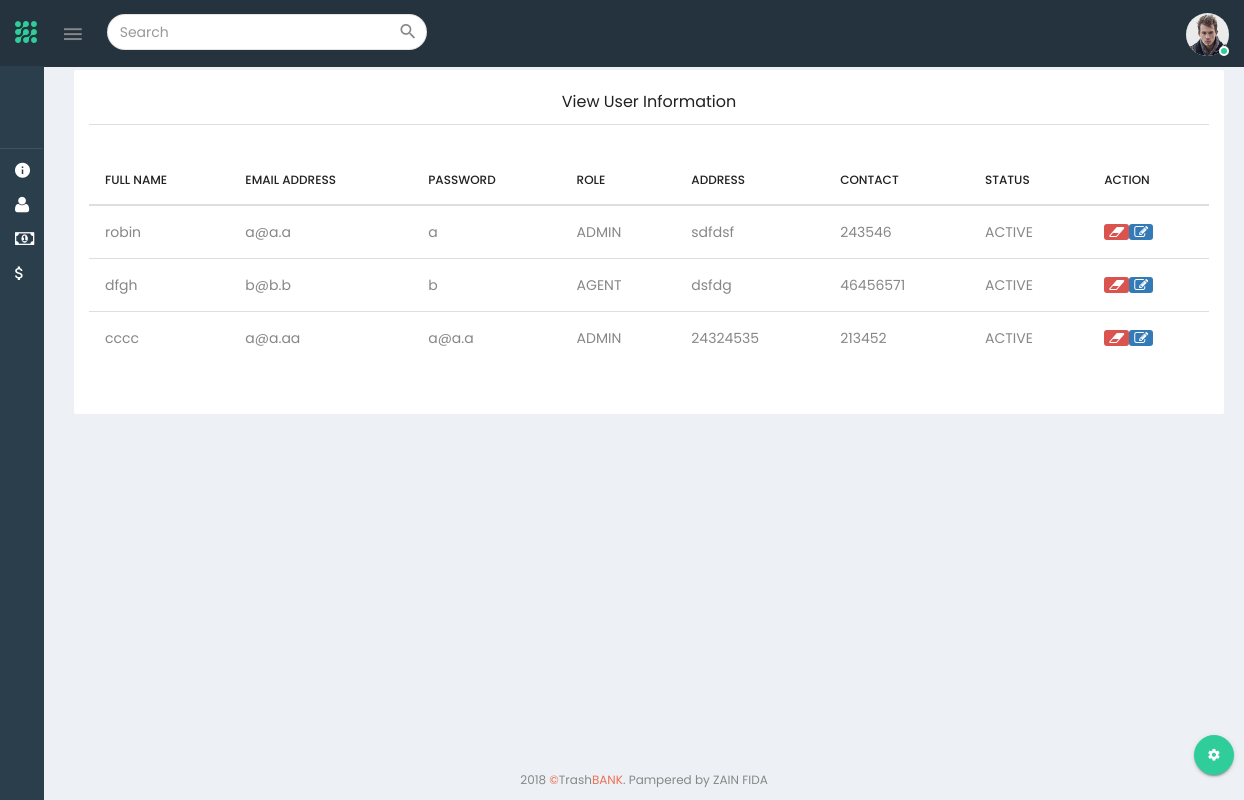
/Dashboard/ViewUserAdmin.php (signed in), run on the app's committed database.
### tables this page shows
CREATE TABLE `user` (
  `id` int(11) NOT NULL,
  `name` varchar(256) NOT NULL,
  `email` varchar(256) NOT NULL,
  `password` varchar(256) NOT NULL,
  `role` varchar(256) NOT NULL,
  `address` varchar(256) NOT NULL,
  `contact` varchar(256) NOT NULL,
  `status` varchar(256) NOT NULL
);

### Dashboard/ViewUserAdmin.php (the view, shortened to what this page needs)
<?php include "Include/Header.php" ?>
    <div class="page-wrapper">
    <div class="container">
        <div class="row">
            <div class="col-sm-12">
                <div class="panel panel-default card-view">
                    <?php
                    $result = mysqli_query($connection, "SELECT * FROM user");
                    $count = mysqli_num_rows($result);
                    ?>
                    <?php
                    if ($count > 0) {
                    ?>
                    <div class="panel-heading">
                        <div class="text-center">
                            <h6 class="panel-title txt-dark">View User Information </h6>
                            <hr class="light-grey-hr mb-5"/>
                        </div>
                    </div>
                    <div class="panel-wrapper collapse in">
                        <div class="panel-body">
                            <div class="table-wrap">
                                <div class="table-responsive">
                                    <table id="" class="table table-hover display  pb-30 dataTable"
                                           role="grid" aria-describedby="datable_1_info">
                                        <thead>
                                        <tr role="row">
                                            <th>Full Name</th>
                                            <th>Email Address</th>
                                            <th>Password</th>
                                            <th>Role</abbr></th>
                                            <th>Address</th>
                                            <th>Contact</th>
                                            <th>Status</th>
                                            <th>Action</th>
                                        </tr>
                                        </thead>
                                        <tbody>
                                        <?php
                                        while ($row = mysqli_fetch_array($result)) {
                                            ?>
                                            <tr role="row" class="odd">
                                                <td><?php echo $row['name']?></td>
                                                <td><?php echo $row['email']?></td>
                                                <td><?php echo $row['password']?></td>
                                                <td><?php echo $row['role']?></td>
                                                <td><?php echo $row['address']?></td>
                                                <td><?php echo $row['contact']?></td>
                                                <td><?php echo $row['status']?></td>
                                                <td><span class="btn-danger btn-xs fa fa-eraser" onclick="deleteUser('<?php echo $row['id']?>')"></span><span class="btn-primary btn-xs fa fa-edit" onclick="window.location='RegisterUser.php?UserID=<?php echo $row['id']?>'"></span></td>
                                            </tr>
                                            <?php
                                        }
                                        ?>
                                        </tbody>
                                    </table>
                                </div>
                            </div>
                        </div>
                            <?php
                        }
                        ?>
                    </div>
                </div>
            </div>
            <footer class="footer container-fluid pl-30 pr-30">
                <div class="row">
                    <div class="col-sm-12">
                        <p class="text-center">2018 <b class="text-danger">&copy;</b>Trash<b
                                    class="text-danger">BANK</b>. Pampered by ZAIN FIDA</p>
                    </div>
                </div>
            </footer>
        </div>
    </div>
<?php include "Include/Footer.php" ?>

### data on the page
user: name "robin", email "a@a.a", password "a", role "ADMIN", address "sdfdsf", contact "243546", status "ACTIVE"
user: name "dfgh", email "b@b.b", password "b", role "AGENT", address "dsfdg", contact "46456571", status "ACTIVE"
user: name "cccc", email "a@a.aa", password "a@a.a", role "ADMIN", address "24324535", contact "213452", status "ACTIVE"
